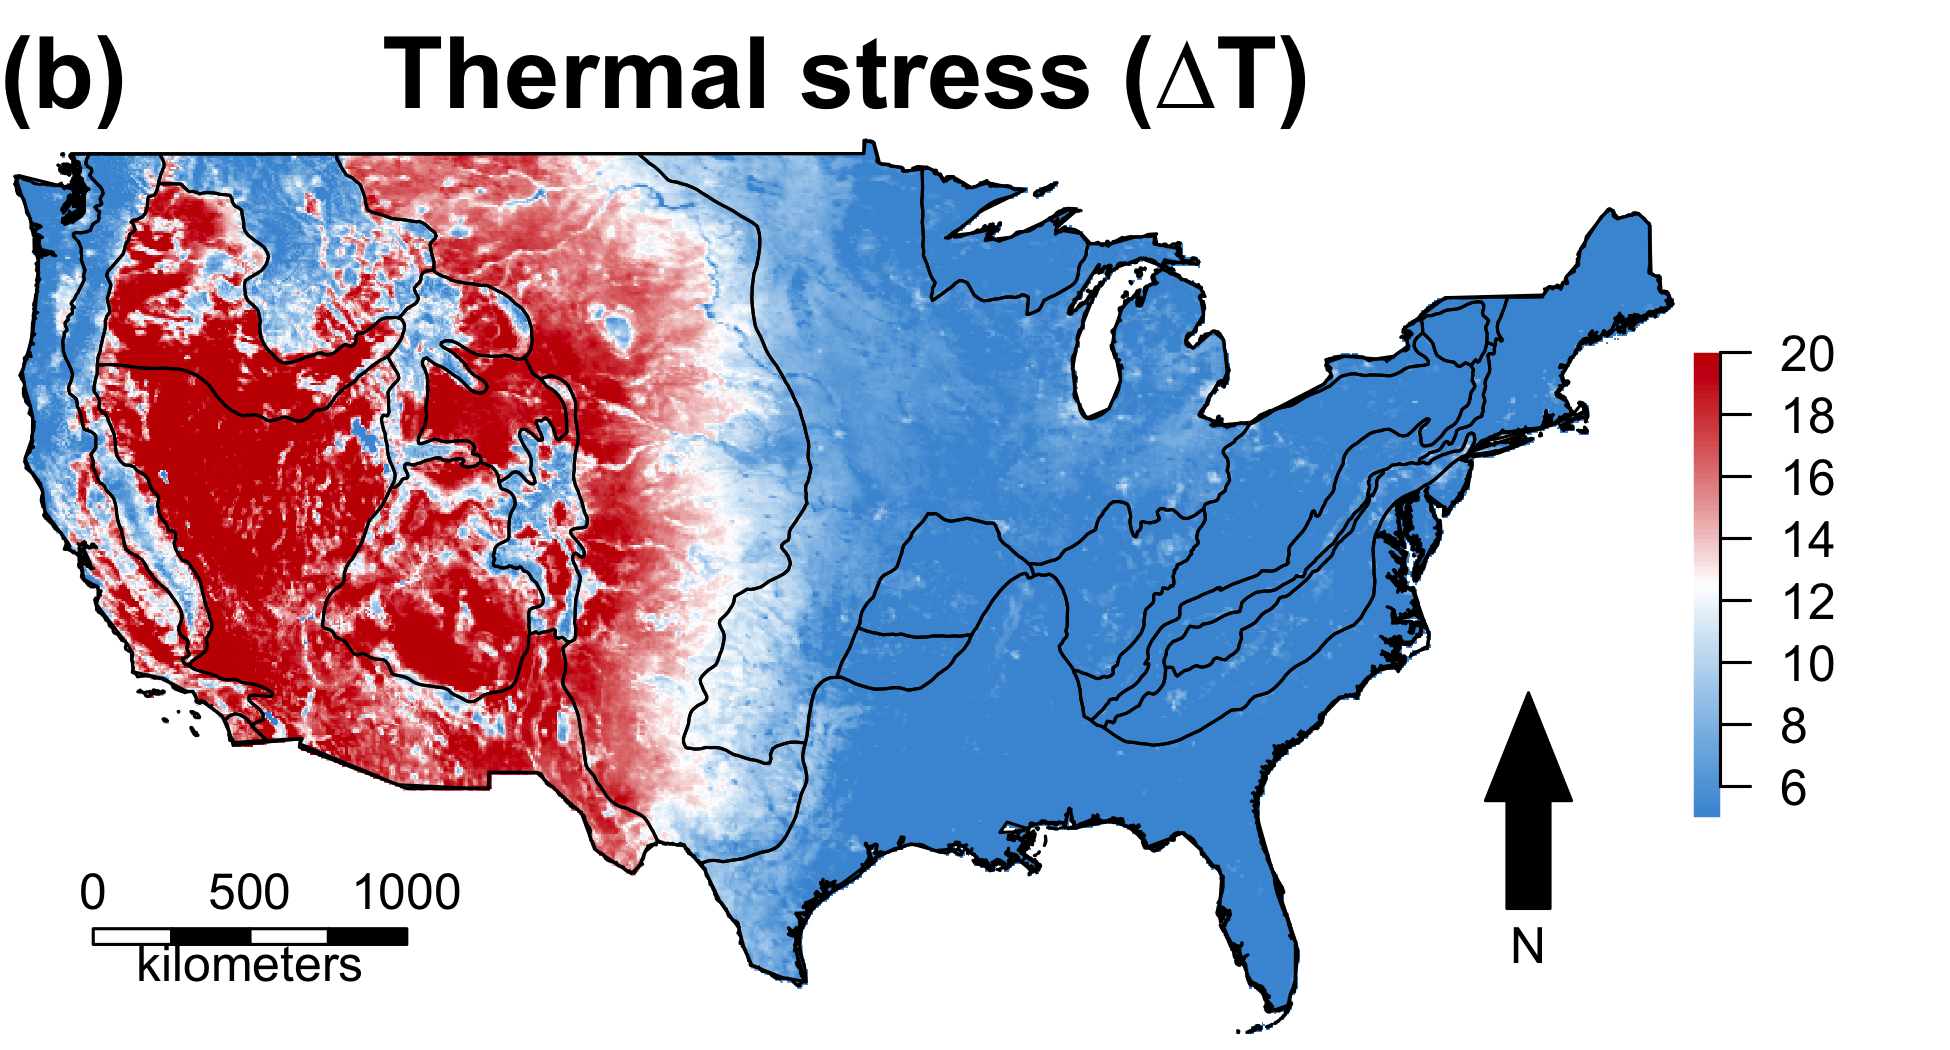

Write the R code that produced this figure.
physio <- shapefile('data/physioProvinceLatLon/physioProvinceLatLon.shp')
# source('transAuxFuncs.R')
r <- sapply(dir('/Volumes/1TB-STORE//Box Sync/Home Folder/Private/DT/4K/NORM//', recursive = T, full.names = T), raster)
rng <- c(5,20)
# colList <- rev(colList.FunAndTropical)
# colList <- colList.Ideas4Homes
# colList <- colList.WarmAndRustic[c(2,4,1)]
colList <- c('#4897D8', '#ffffff','#C60000')



r <- rMean(r[6:9])
r [r< rng[1]] <- rng[1]
r [r> rng[2]] <- rng[2]

png('figure/etFlux.Fig.dT.Summer.USA.png', width = 6.5, height = 3.5, res = 300,  units = 'in')
par(mar=c(0,0,2,0), bty='n')
plot(r, axes=F,
     # xlim=c(-90.5,-74.5), ylim=c(25,40), 
     zlim=rng, #breaks=bks,
     col=colorRampPalette(colList)(100))
map('usa', add = T)
plot(physio, add=T)
mtext('Thermal stress (∆T)', cex=2, font=2, line = 0)
mtext('(b)', cex=2, font=2, line = 0, adj=0)

dev.off()